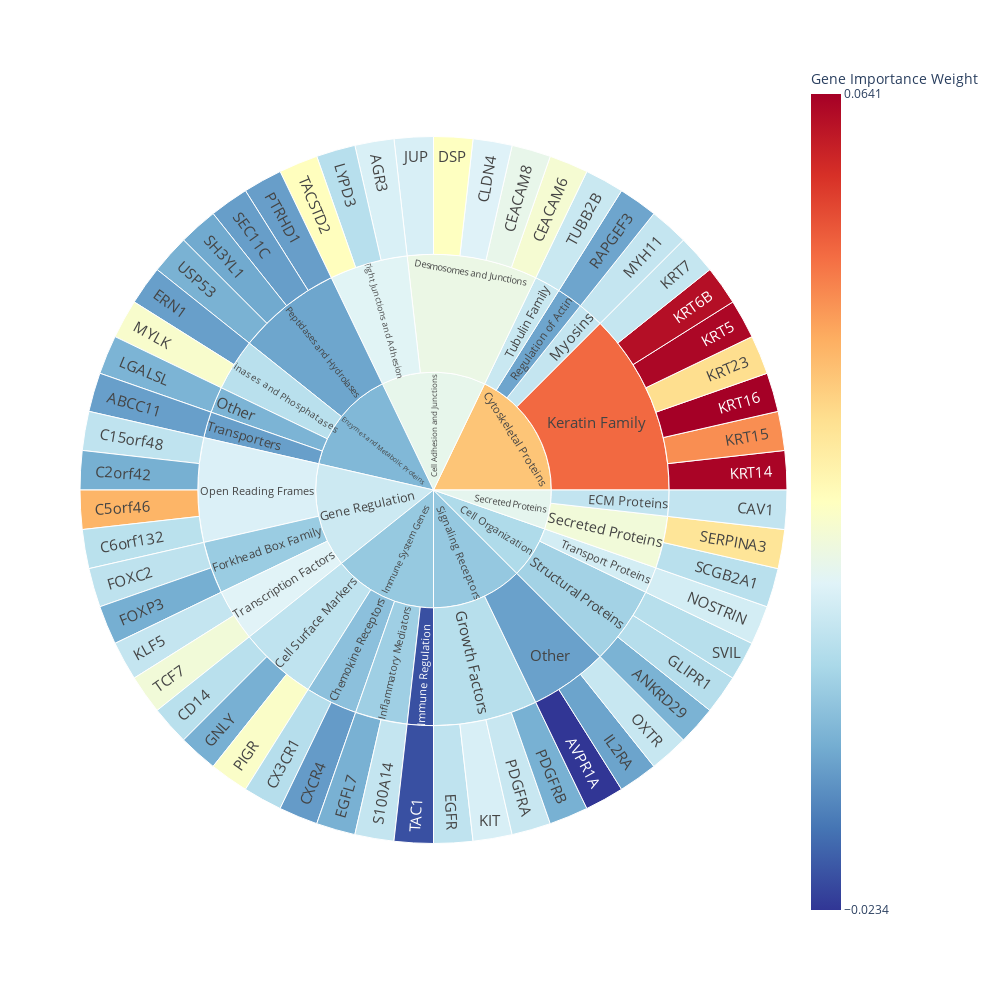

Notebook source saved alongside this figure:
### Code cell
fig = px.sunburst(df, 
                  path=['Category', 'Subcategory', 'Gene'], 
                  color='Gene Weight',
                  color_continuous_scale='RdYlBu_r')

fig.update_layout(coloraxis_colorbar=dict(
    title="Gene Importance Weight",
    tickvals=[min(df['Gene Weight']), max(df['Gene Weight'])],
))

fig.update_layout(
    width=1000,
    height=1000
)

fig.update_traces(
    textinfo="label",
    insidetextfont=dict(size=15)
)

fig.show()

fig.write_image(f'{fig_dir}/RdYlBu_r_add_on_37sunburst_plot.png', scale=3)

### Figure 1 — Plotly figure (JSON) as saved in the notebook; plotly's stock layout.template omitted (floating-point values rounded to 4 significant figures)
{"data": [{"branchvalues": "total", "customdata": [[-0.0081], [0.0105], [-0.0048], [-0.0234], [0.0062], [-0.0054], [0.0367], [0.0054], [0.0067], [0.0051], [0.0174], [0.0138], [0.0114], [0.0046], [-0.0087], [0.0201], [-0.0051], [0.0062], [-0.0081], [0.006], [-0.0056], [0.0046], [-0.0053], [-0.0073], [0.0102], [0.0103], [0.007], [0.0633], [0.0422], [0.0641], [0.0292], [0.0628], [0.0614], [0.0072], [-0.0046], [0.0049], [0.007], [0.0183], [0.0095], [0.0075], [0.0077], [-0.0052], [0.0189], [-0.0082], [-0.0071], [0.0069], [0.0051], [-0.0083], [0.0276], [-0.0064], [0.0048], [-0.0198], [0.0206], [0.0165], [0.0078], [-0.005], [0.006233], [-0.00205], [0.01458], [0.0067], [0.0002], [0.00475], [-0.0198], [0.0009], [0.04717], [0.0051], [0.007], [0.01073], [-0.0046], [-0.007733], [-0.006975], [-0.0071], [0.01635], [0.001533], [0.012], [0.01175], [0.0095], [-0.0081], [0.0078], [0.01361], [0.003525], [0.03379], [-0.0038], [0.00835], [-0.000425], [0.01313], [-0.0006]], "domain": {"x": [0, 1], "y": [0, 1]}, "hovertemplate": "labels=%{label}<br>count=%{value}<br>parent=%{parent}<br>id=%{id}<br>Gene Weight=%{color}<extra></extra>", "ids": ["Enzymes and Metabolic Proteins/Transporters/ABCC11", "Cell Adhesion and Junctions/Tight Junctions and Adhesion/AGR3", "Cell Organization/Structural Proteins/ANKRD29", "Signaling Receptors/Other/AVPR1A", "Gene Regulation/Open Reading Frames/C15orf48", "Gene Regulation/Open Reading Frames/C2orf42", "Gene Regulation/Open Reading Frames/C5orf46", "Gene Regulation/Open Reading Frames/C6orf132", "Secreted Proteins/ECM Proteins/CAV1", "Immune System Genes/Cell Surface Markers/CD14", "Cell Adhesion and Junctions/Desmosomes and Junctions/CEACAM6", "Cell Adhesion and Junctions/Desmosomes and Junctions/CEACAM8", "Cell Adhesion and Junctions/Desmosomes and Junctions/CLDN4", "Immune System Genes/Chemokine Receptors/CX3CR1", "Immune System Genes/Chemokine Receptors/CXCR4", "Cell Adhesion and Junctions/Desmosomes and Junctions/DSP", "Immune System Genes/Inflammatory Mediators/EGFL7", "Signaling Receptors/Growth Factors/EGFR", "Enzymes and Metabolic Proteins/Kinases and Phosphatases/ERN1", "Gene Regulation/Forkhead Box Family/FOXC2", "Gene Regulation/Forkhead Box Family/FOXP3", "Cell Organization/Structural Proteins/GLIPR1", "Immune System Genes/Cell Surface Markers/GNLY", "Signaling Receptors/Other/IL2RA", "Cell Adhesion and Junctions/Desmosomes and Junctions/JUP", "Signaling Receptors/Growth Factors/KIT", "Gene Regulation/Transcription Factors/KLF5", "Cytoskeletal Proteins/Keratin Family/KRT14", "Cytoskeletal Proteins/Keratin Family/KRT15", "Cytoskeletal Proteins/Keratin Family/KRT16", "Cytoskeletal Proteins/Keratin Family/KRT23", "Cytoskeletal Proteins/Keratin Family/KRT5", "Cytoskeletal Proteins/Keratin Family/KRT6B", "Cytoskeletal Proteins/Keratin Family/KRT7", "Enzymes and Metabolic Proteins/Other/LGALSL", "Cell Adhesion and Junctions/Tight Junctions and Adhesion/LYPD3", "Cytoskeletal Proteins/Myosins/MYH11", "Enzymes and Metabolic Proteins/Kinases and Phosphatases/MYLK", "Cell Organization/Transport Proteins/NOSTRIN", "Signaling Receptors/Other/OXTR", "Signaling Receptors/Growth Factors/PDGFRA", "Signaling Receptors/Growth Factors/PDGFRB", "Immune System Genes/Cell Surface Markers/PIGR", "Enzymes and Metabolic Proteins/Peptidases and Hydrolases/PTRHD1", "Cytoskeletal Proteins/Regulation of Actin/RAPGEF3", "Immune System Genes/Inflammatory Mediators/S100A14", "Secreted Proteins/Secreted Proteins/SCGB2A1", "Enzymes and Metabolic Proteins/Peptidases and Hydrolases/SEC11C", "Secreted Proteins/Secreted Proteins/SERPINA3", "Enzymes and Metabolic Proteins/Peptidases and Hydrolases/SH3YL1", "Cell Organization/Structural Proteins/SVIL", "Immune System Genes/Immune Regulation/TAC1", "Cell Adhesion and Junctions/Tight Junctions and Adhesion/TACSTD2", "Gene Regulation/Transcription Factors/TCF7", "Cytoskeletal Proteins/Tubulin Family/TUBB2B", "Enzymes and Metabolic Proteins/Peptidases and Hydrolases/USP53", "Immune System Genes/Cell Surface Markers", "Immune System Genes/Chemokine Receptors", "Cell Adhesion and Junctions/Desmosomes and Junctions", "Secreted Proteins/ECM Proteins", "Gene Regulation/Forkhead Box Family", "Signaling Receptors/Growth Factors", "Immune System Genes/Immune Regulation", "Immune System Genes/Inflammatory Mediators", "Cytoskeletal Proteins/Keratin Family", "Enzymes and Metabolic Proteins/Kinases and Phosphatases", "Cytoskeletal Proteins/Myosins", "Gene Regulation/Open Reading Frames", "Enzymes and Metabolic Proteins/Other", "Signaling Receptors/Other", "Enzymes and Metabolic Proteins/Peptidases and Hydrolases", "Cytoskeletal Proteins/Regulation of Actin", "Secreted Proteins/Secreted Proteins", "Cell Organization/Structural Proteins", "Cell Adhesion and Junctions/Tight Junctions and Adhesion", "Gene Regulation/Transcription Factors", "Cell Organization/Transport Proteins", "Enzymes and Metabolic Proteins/Transporters", "Cytoskeletal Proteins/Tubulin Family", "Cell Adhesion and Junctions", "Cell Organization", "Cytoskeletal Proteins", "Enzymes and Metabolic Proteins", "Gene Regulation", "Immune System Genes", "Secreted Proteins", "Signaling Receptors"], "insidetextfont": {"size": 15}, "labels": ["ABCC11", "AGR3", "ANKRD29", "AVPR1A", "C15orf48", "C2orf42", "C5orf46", "C6orf132", "CAV1", "CD14", "CEACAM6", "CEACAM8", "CLDN4", "CX3CR1", "CXCR4", "DSP", "EGFL7", "EGFR", "ERN1", "FOXC2", "FOXP3", "GLIPR1", "GNLY", "IL2RA", "JUP", "KIT", "KLF5", "KRT14", "KRT15", "KRT16", "KRT23", "KRT5", "KRT6B", "KRT7", "LGALSL", "LYPD3", "MYH11", "MYLK", "NOSTRIN", "OXTR", "PDGFRA", "PDGFRB", "PIGR", "PTRHD1", "RAPGEF3", "S100A14", "SCGB2A1", "SEC11C", "SERPINA3", "SH3YL1", "SVIL", "TAC1", "TACSTD2", "TCF7", "TUBB2B", "USP53", "Cell Surface Markers", "Chemokine Receptors", "Desmosomes and Junctions", "ECM Proteins", "Forkhead Box Family", "Growth Factors", "Immune Regulation", "Inflammatory Mediators", "Keratin Family", "Kinases and Phosphatases", "Myosins", "Open Reading Frames", "Other", "Other", "Peptidases and Hydrolases", "Regulation of Actin", "Secreted Proteins", "Structural Proteins", "Tight Junctions and Adhesion", "Transcription Factors", "Transport Proteins", "Transporters", "Tubulin Family", "Cell Adhesion and Junctions", "Cell Organization", "Cytoskeletal Proteins", "Enzymes and Metabolic Proteins", "Gene Regulation", "Immune System Genes", "Secreted Proteins", "Signaling Receptors"], "marker": {"coloraxis": "coloraxis", "colors": [-0.0081, 0.0105, -0.0048, -0.0234, 0.0062, -0.0054, 0.0367, 0.0054, 0.0067, 0.0051, 0.0174, 0.0138, 0.0114, 0.0046, -0.0087, 0.0201, -0.0051, 0.0062, -0.0081, 0.006, -0.0056, 0.0046, -0.0053, -0.0073, 0.0102, 0.0103, 0.007, 0.0633, 0.0422, 0.0641, 0.0292, 0.0628, 0.0614, 0.0072, -0.0046, 0.0049, 0.007, 0.0183, 0.0095, 0.0075, 0.0077, -0.0052, 0.0189, -0.0082, -0.0071, 0.0069, 0.0051, -0.0083, 0.0276, -0.0064, 0.0048, -0.0198, 0.0206, 0.0165, 0.0078, -0.005, 0.006233, -0.00205, 0.01458, 0.0067, 0.0002, 0.00475, -0.0198, 0.0009, 0.04717, 0.0051, 0.007, 0.01073, -0.0046, -0.007733, -0.006975, -0.0071, 0.01635, 0.001533, 0.012, 0.01175, 0.0095, -0.0081, 0.0078, 0.01361, 0.003525, 0.03379, -0.0038, 0.00835, -0.000425, 0.01313, -0.0006]}, "name": "", "parents": ["Enzymes and Metabolic Proteins/Transporters", "Cell Adhesion and Junctions/Tight Junctions and Adhesion", "Cell Organization/Structural Proteins", "Signaling Receptors/Other", "Gene Regulation/Open Reading Frames", "Gene Regulation/Open Reading Frames", "Gene Regulation/Open Reading Frames", "Gene Regulation/Open Reading Frames", "Secreted Proteins/ECM Proteins", "Immune System Genes/Cell Surface Markers", "Cell Adhesion and Junctions/Desmosomes and Junctions", "Cell Adhesion and Junctions/Desmosomes and Junctions", "Cell Adhesion and Junctions/Desmosomes and Junctions", "Immune System Genes/Chemokine Receptors", "Immune System Genes/Chemokine Receptors", "Cell Adhesion and Junctions/Desmosomes and Junctions", "Immune System Genes/Inflammatory Mediators", "Signaling Receptors/Growth Factors", "Enzymes and Metabolic Proteins/Kinases and Phosphatases", "Gene Regulation/Forkhead Box Family", "Gene Regulation/Forkhead Box Family", "Cell Organization/Structural Proteins", "Immune System Genes/Cell Surface Markers", "Signaling Receptors/Other", "Cell Adhesion and Junctions/Desmosomes and Junctions", "Signaling Receptors/Growth Factors", "Gene Regulation/Transcription Factors", "Cytoskeletal Proteins/Keratin Family", "Cytoskeletal Proteins/Keratin Family", "Cytoskeletal Proteins/Keratin Family", "Cytoskeletal Proteins/Keratin Family", "Cytoskeletal Proteins/Keratin Family", "Cytoskeletal Proteins/Keratin Family", "Cytoskeletal Proteins/Keratin Family", "Enzymes and Metabolic Proteins/Other", "Cell Adhesion and Junctions/Tight Junctions and Adhesion", "Cytoskeletal Proteins/Myosins", "Enzymes and Metabolic Proteins/Kinases and Phosphatases", "Cell Organization/Transport Proteins", "Signaling Receptors/Other", "Signaling Receptors/Growth Factors", "Signaling Receptors/Growth Factors", "Immune System Genes/Cell Surface Markers", "Enzymes and Metabolic Proteins/Peptidases and Hydrolases", "Cytoskeletal Proteins/Regulation of Actin", "Immune System Genes/Inflammatory Mediators", "Secreted Proteins/Secreted Proteins", "Enzymes and Metabolic Proteins/Peptidases and Hydrolases", "Secreted Proteins/Secreted Proteins", "Enzymes and Metabolic Proteins/Peptidases and Hydrolases", "Cell Organization/Structural Proteins", "Immune System Genes/Immune Regulation", "Cell Adhesion and Junctions/Tight Junctions and Adhesion", "Gene Regulation/Transcription Factors", "Cytoskeletal Proteins/Tubulin Family", "Enzymes and Metabolic Proteins/Peptidases and Hydrolases", "Immune System Genes", "Immune System Genes", "Cell Adhesion and Junctions", "Secreted Proteins", "Gene Regulation", "Signaling Receptors", "Immune System Genes", "Immune System Genes", "Cytoskeletal Proteins", "Enzymes and Metabolic Proteins", "Cytoskeletal Proteins", "Gene Regulation", "Enzymes and Metabolic Proteins", "Signaling Receptors", "Enzymes and Metabolic Proteins", "Cytoskeletal Proteins", "Secreted Proteins", "Cell Organization", "Cell Adhesion and Junctions", "Gene Regulation", "Cell Organization", "Enzymes and Metabolic Proteins", "Cytoskeletal Proteins", "", "", "", "", "", "", "", ""], "textinfo": "label", "type": "sunburst", "values": [1, 1, 1, 1, 1, 1, 1, 1, 1, 1, 1, 1, 1, 1, 1, 1, 1, 1, 1, 1, 1, 1, 1, 1, 1, 1, 1, 1, 1, 1, 1, 1, 1, 1, 1, 1, 1, 1, 1, 1, 1, 1, 1, 1, 1, 1, 1, 1, 1, 1, 1, 1, 1, 1, 1, 1, 3, 2, 5, 1, 2, 4, 1, 2, 7, 2, 1, 4, 1, 3, 4, 1, 2, 3, 3, 2, 1, 1, 1, 8, 4, 10, 8, 8, 8, 3, 7]}], "layout": {"coloraxis": {"colorbar": {"tickvals": [-0.0234, 0.0641], "title": {"text": "Gene Importance Weight"}}, "colorscale": [[0, "rgb(49,54,149)"], [0.1, "rgb(69,117,180)"], [0.2, "rgb(116,173,209)"], [0.3, "rgb(171,217,233)"], [0.4, "rgb(224,243,248)"], [0.5, "rgb(255,255,191)"], [0.6, "rgb(254,224,144)"], [0.7, "rgb(253,174,97)"], [0.8, "rgb(244,109,67)"], [0.9, "rgb(215,48,39)"], [1, "rgb(165,0,38)"]]}, "height": 1000, "legend": {"tracegroupgap": 0}, "margin": {"t": 60}, "width": 1000}}
